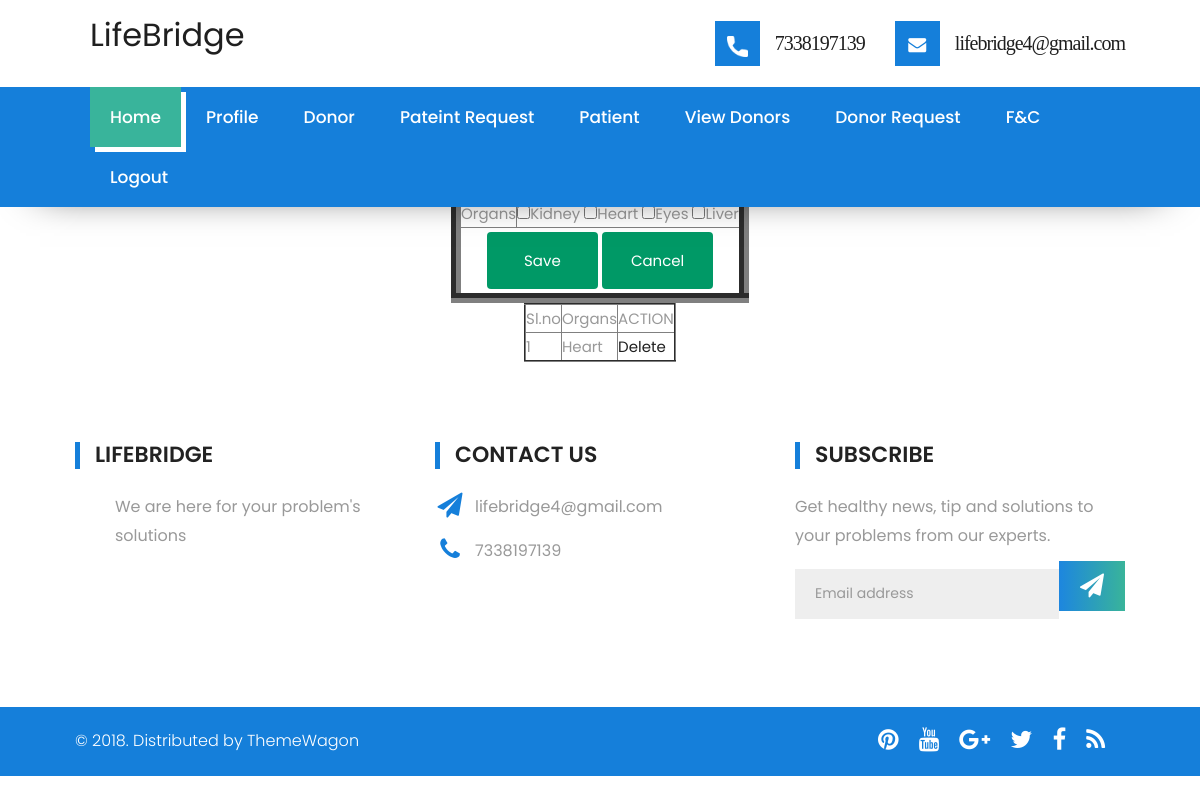
Page /User/donatingorgans/15 on the committed database.
### Admin/models.py (models this page shows)
class tbl_organ(models.Model):
   organ_name=models.CharField(max_length=20)

### User/models.py (models this page shows)
class tbl_donatingorgan(models.Model):
    donor=models.ForeignKey(tbl_donateform,on_delete=models.CASCADE)
    organs=models.ForeignKey(tbl_organ,on_delete=models.CASCADE)
    donation_status=models.CharField(max_length=10,default=0)

### User/views.py (the view)
# urls.py: path("donatingorgans/<int:did>",views.organs,name="DonatingOrgans"),
def organs(request, did):
    organ = tbl_organ.objects.all()
    donorid = tbl_donateform.objects.get(id=did)
    organ_data = tbl_donatingorgan.objects.filter(donor=donorid)
    if request.method == 'POST':
        selected_organs = request.POST.getlist('selected_organs')
        for organ_id in selected_organs:
            organ_obj = tbl_organ.objects.get(id=organ_id)
            tbl_donatingorgan.objects.create(donor=donorid, organs=organ_obj, donation_status='0')
        return redirect("User:DonatingOrgans",did=did)
    return render(request, "User/DonatingOrgans.html", {'org_data': organ, 'org': organ_data})

### User/Templates/User/DonatingOrgans.html (shortened to what this page needs)
{% extends 'User/Header.html' %}
{% load static %}
{% block content %}
<!DOCTYPE html>
<html lang="en">
<head>
</head>
<body>
    <br><br><br><br><br><br><br>
    <form action="" method="POST">
        <table align="center" border="10" cellpadding="5">
            <tr>
                <td>Organs</td>
                <td>
                    {% for i in org_data %}
                        <input type="checkbox" name="selected_organs" value="{{ i.id }}">{{ i.organ_name }}
                    {% endfor %}
                </td>
            </tr>
            <tr>
                <td colspan="2" align="center">
                    <input type="submit" name="btn_save" value="Save">
                    <input type="reset" name="btn_cancel" value="Cancel">
                </td>
            </tr>
        </table>
    </form>
    <table align="center" border="2">
        <tr>
            <td>Sl.no</td>
            <td>Organs</td>
            <td>ACTION</td>
        </tr>
        {% for i in org %}
        <tr>
            <td>{{ forloop.counter }}</td>
            <td>{{ i.organs.organ_name }}</td>
            <td>
                <a href="{% url 'User:DelOrgan' i.id  %}"> Delete </a>
            </td>
        </tr>
        {% endfor %}
    </table>
</body>
</html>
{% endblock content %}

### Guest/static/Main/style.css (style rules this page uses)
body { color: #999; font-size: 15px; font-family: 'Source Sans Pro', sans-serif; line-height: 1.80857; }
a { color: #1f1f1f; text-decoration: none !important; outline: none !important; -webkit-transition: all .3s ease-in-out; -moz-transition: all .3s ease-in-out; -ms-transition: all .3s ease-in-out; -o-transition: all .3s ease-in-out; transition: all .3s ease-in-out; }
a { color: #1f1f1f; text-decoration: none; outline: none; }
a, .btn { text-decoration: none !important; outline: none !important; -webkit-transition: all .3s ease-in-out; -moz-transition: all .3s ease-in-out; -ms-transition: all .3s ease-in-out; -o-transition: all .3s ease-in-out; transition: all .3s ease-in-out; }

### Guest/static/Main/css/versions.css (style rules this page uses)
body.clinic_version { font-family: 'Roboto', sans-serif; }

### Guest/static/Main/css/custom.css (style rules this page uses)
* { font-family: 'Poppins', sans-serif; }

### Guest/static/Form.css (style rules this page uses)
input[type=submit] { width: 40%; background-color: #096; color: white; padding: 15px; margin: 4px 0; border: none; border-radius: 4px; cursor: pointer; }
input[type=reset] { width: 40%; background-color: #096; color: white; padding: 15px; margin: 4px 0; border: none; border-radius: 4px; cursor: pointer; }

### rows in the picture
tbl_organ: organ_name "Kidney"
tbl_organ: organ_name "Heart"
tbl_organ: organ_name "Eyes"
tbl_organ: organ_name "Liver"
tbl_donatingorgan: organs.organ_name "Heart"
